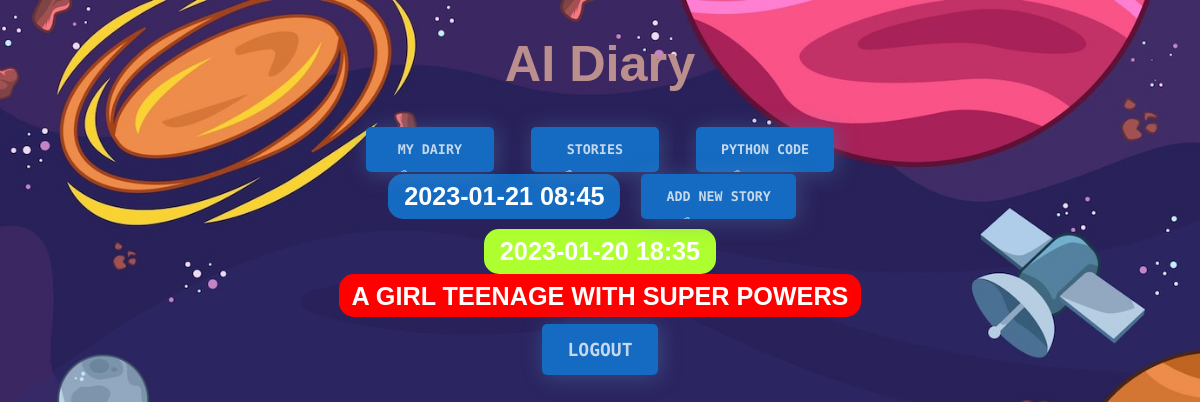
Page /stories (signed in) on the earlier database version.
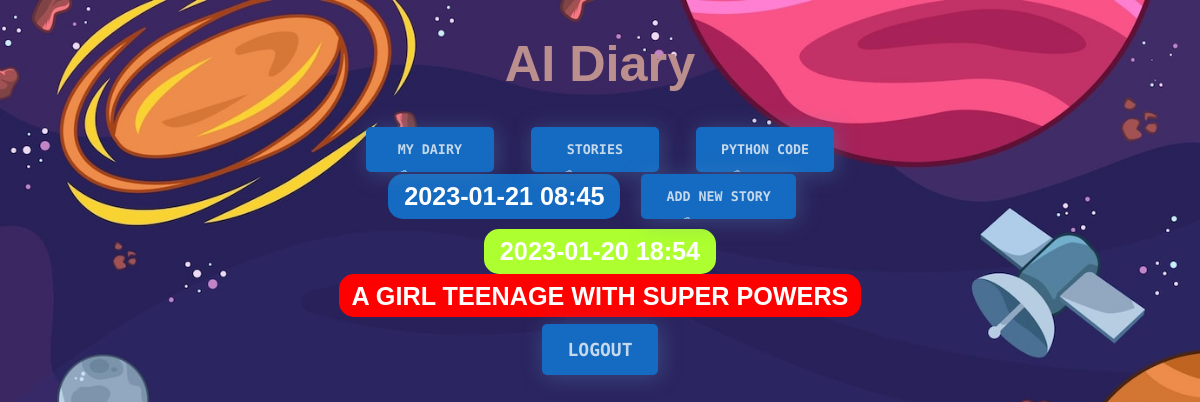
Same page on the later database version.
### entries/models.py (models this page shows, shortened)
class Story(models.Model):
    title = models.CharField(max_length=200)
    content = models.TextField()
    date_created = models.DateTimeField(default=timezone.now)
    class Meta:
        verbose_name_plural = "Stories"

### entries/views.py (the view)
# urls.py: path("stories", views.StoryListView.as_view(), name="story-list"),
class StoryListView(LockedView, ListView):
    model = Story
    queryset = Story.objects.all().order_by("-date_created")

### entries/templates/entries/story_list.html
{% extends "entries/base.html" %}
{% block content %}
    <article>
        <h2 class="mark">{% now "Y-m-d H:i" %}</em></h2>
        <a href="{% url 'story-create' %}"><button>Add new story</button></a>
    </article>
    {% for entry in story_list %}
    <h2 class="{{ entry.date_created|date:'l' }}">
                {{ entry.date_created|date:'Y-m-d H:i' }}
            </h2>
        <article>
            <h3>
                <a href="{% url 'story-detail' entry.id %}">
                    {{ entry.title }}
                </a>
            </h3>
        </article>
    {% endfor %}
{% endblock %}

Differences in the rows shown:
removed Story: date_created "2023-01-20 18:35", title "A GIRL TEENAGE WITH SUPER POWERS"
added Story: date_created "2023-01-20 18:54", title "A GIRL TEENAGE WITH SUPER POWERS"
